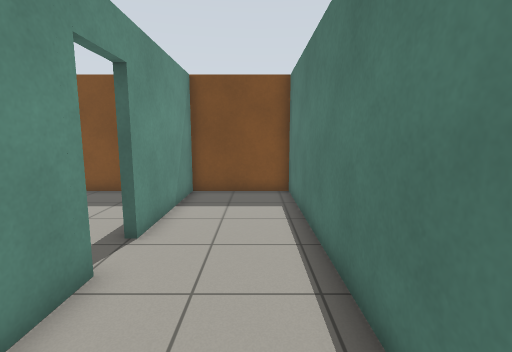
[1] (above)

24 first-person views from a walk through a robot-simulator world made for Gazebo. The camera is 1.2 m above the floor, tilts 8° down and sees 85° across. The floor is counted in squares, 0.5 m on a side. Each view is taken from the middle of a square. On the plan, view 1 faces up. The plan holds only what a view shows up to about 18 squares ahead; the rest is blank. Robots are left out. Gazebo's built-in surfaces are drawn with simple patterns.

[2]
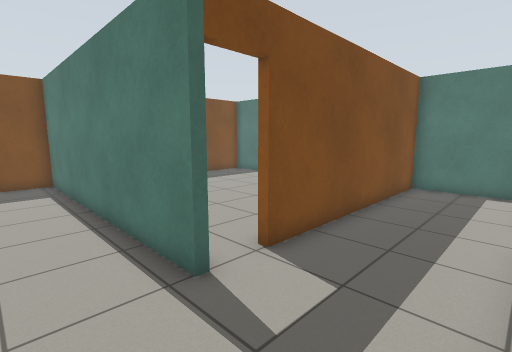

[3]
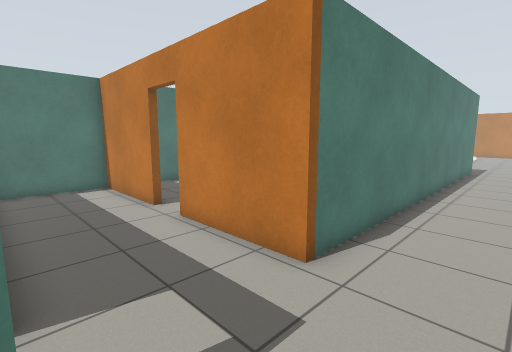

[4]
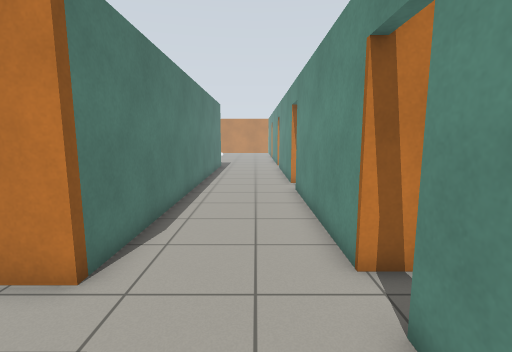

[5]
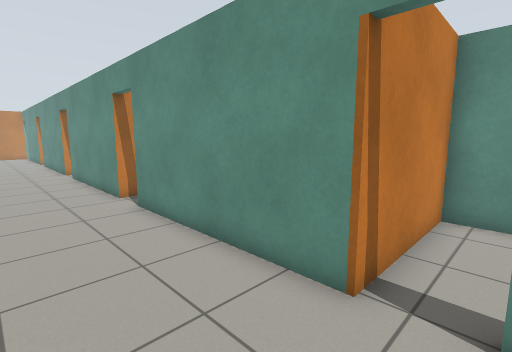

[6]
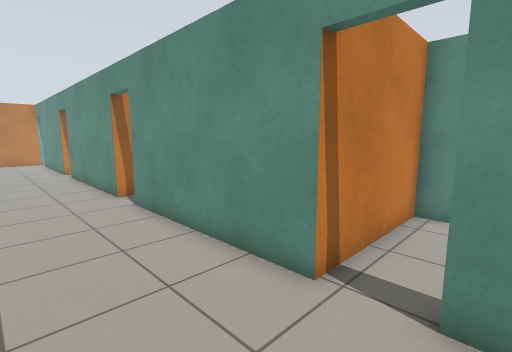

[7]
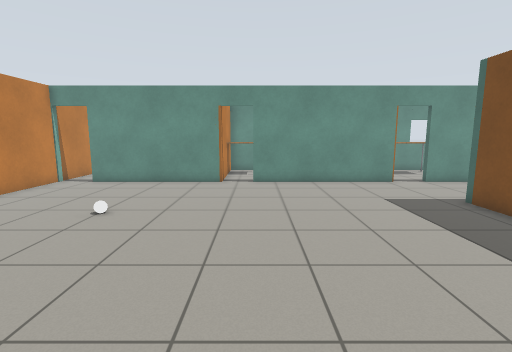

[8]
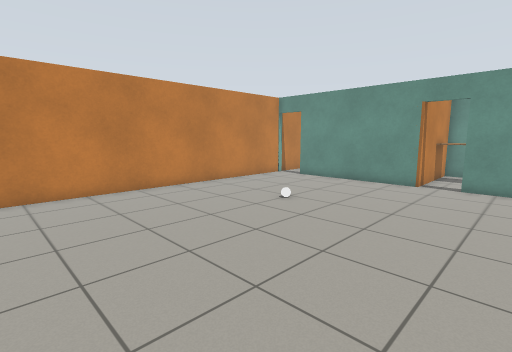

[9]
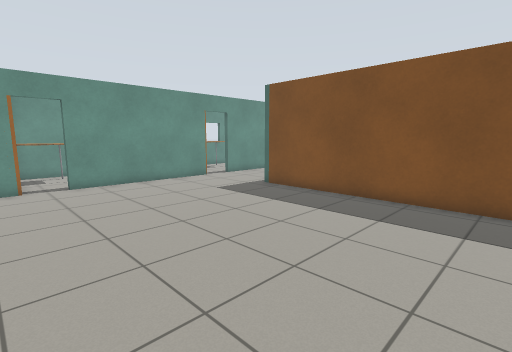

[10]
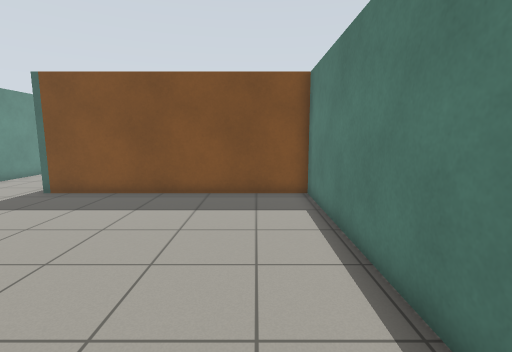

[11]
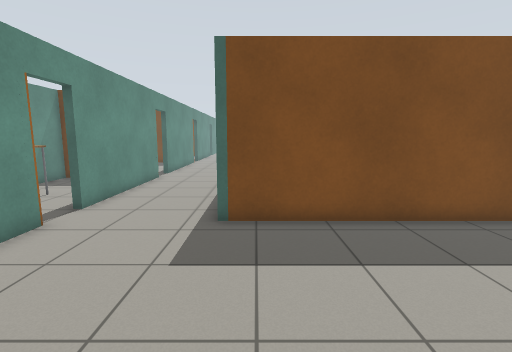

[12]
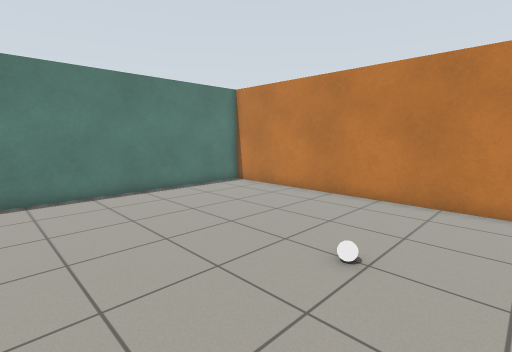

[13]
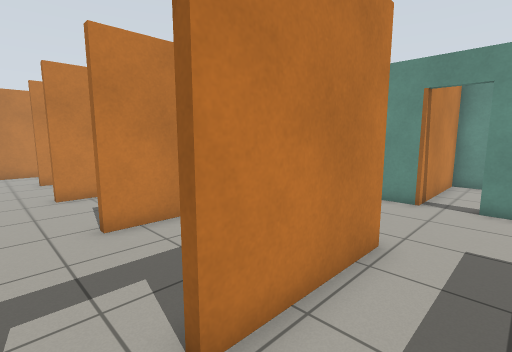

[14]
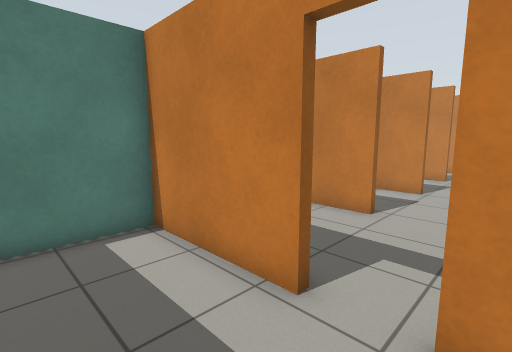

[15]
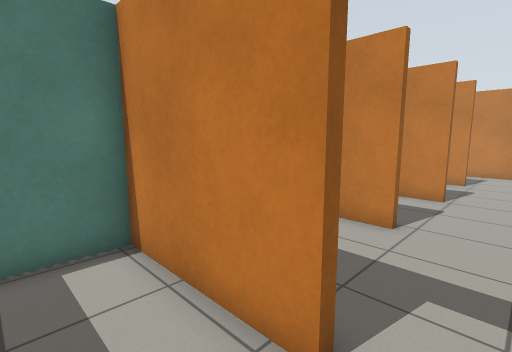

[16]
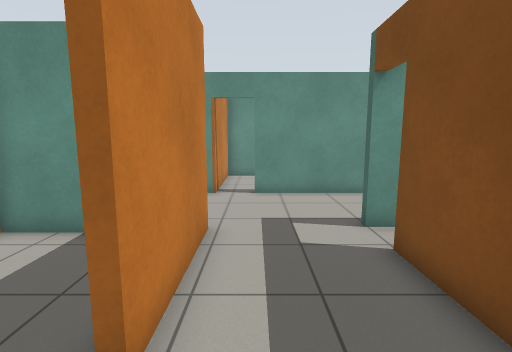

[17]
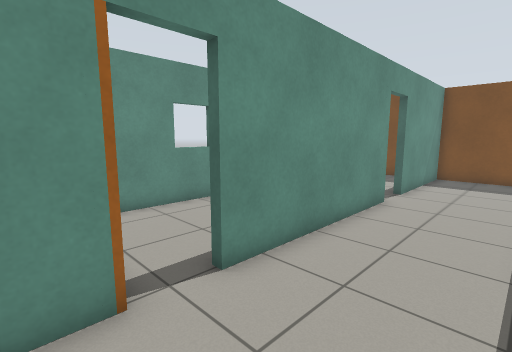

[18]
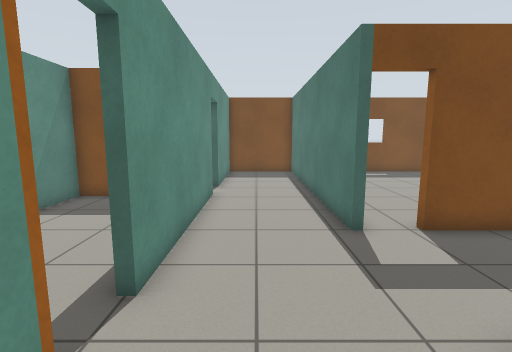

[19]
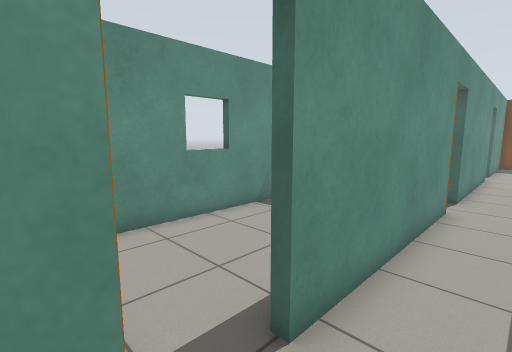

[20]
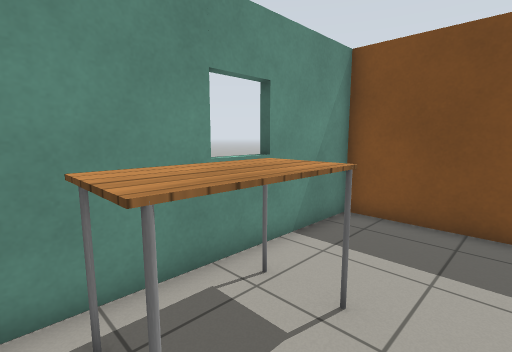

[21]
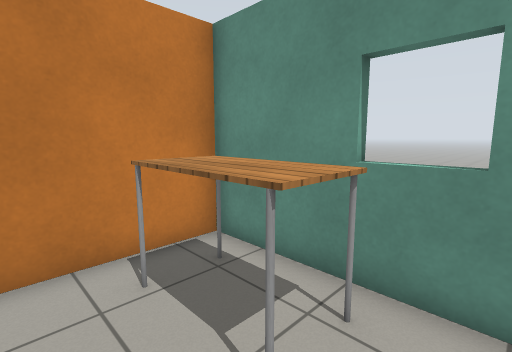

[22]
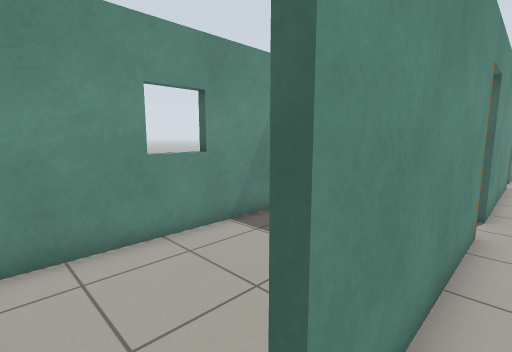

[23]
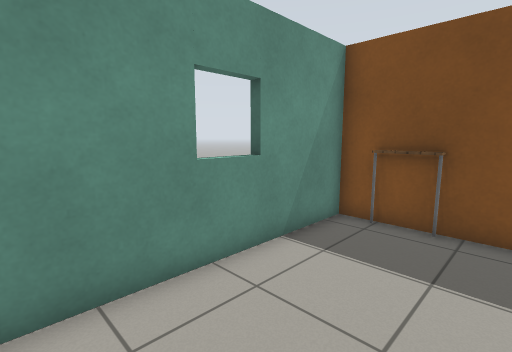

[24]
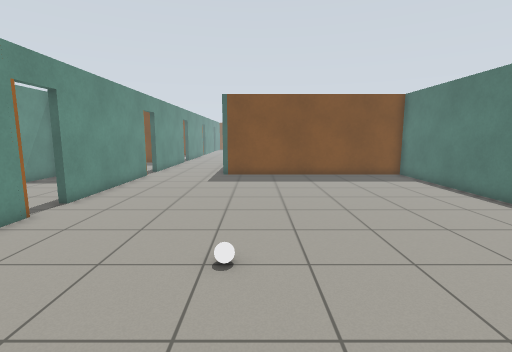

### Floor plan
Ten units are one square. View 1 is at (0, 0); x grows to the right and y downward. Boxes are objects, and circles mark ways between rooms. Rooms are numbered by the first view taken in them; rooms with no view inside come last. Other rooms are left out.
<svg viewBox="-87 -128 224 549">
<path fill="none" stroke="#000" d="M19 230 19 43 66 43M-28 236 -28 313M-28 328 -28 399M-28 144 -28 220M-30 416 132 416 132 233 19 233M-28 47 -28 128M83 43 132 43 132 1 32 1M18 1 15 1 15 -123 -28 -123 -28 -62M-28 -46 -28 31M-41 147 -82 147 -82 236 -28 236M-41 331 -55 331M-82 331 -82 411M-60 416 -30 416M-69 -42 -82 -42 -82 47 -28 47"/>
<rect x="25" y="355" width="10" height="10" fill="#bbb"><title>white ball</title></rect>
<rect x="-75" y="185" width="20" height="40" fill="#bbb"><title>table</title></rect>
<circle cx="-30" cy="225" r="3" fill="#2a7"/>
<circle cx="-30" cy="405" r="3" fill="#2a7"/>
<circle cx="-30" cy="35" r="3" fill="#2a7"/>
<text x="30" y="240">1</text>
<text x="-60" y="190">2</text>
<text x="-60" y="370">3</text>
<text x="-60" y="0">4</text>
</svg>
Room 1 opens to room 2. Room 1 opens to room 3. Room 1 opens to room 4.

Where each view was taken, in squares from view 1:
view 1: 0 up, 0 right, facing up
view 2: 4 down, 1 left, facing up-right
view 3: 0 up, 1 left, facing down-right
view 4: 0 up, 1 left, facing down
view 5: 3 down, 1 right, facing down-left
view 6: 12 down, 1 right, facing down-left
view 7: 31 down, 12 right, facing left
view 8: 29 down, 12 right, facing down-left
view 9: 34 down, 12 right, facing up-left
view 10: 35 down, 11 right, facing up
view 11: 31 down, 3 right, facing up
view 12: 31 down, 1 right, facing down-right
view 13: 2 down, 8 right, facing down-left
view 14: 1 down, 6 right, facing down-right
view 15: 2 down, 7 right, facing down-right
view 16: 3 down, 9 right, facing left
view 17: 6 down, 1 right, facing up-left
view 18: 7 down, 1 left, facing up
view 19: 15 down, 1 left, facing up-left
view 20: 23 down, 4 left, facing up-left
view 21: 18 down, 4 left, facing down-left
view 22: 41 down, 2 left, facing up-left
view 23: 41 down, 4 left, facing up-left
view 24: 41 down, 4 right, facing up
